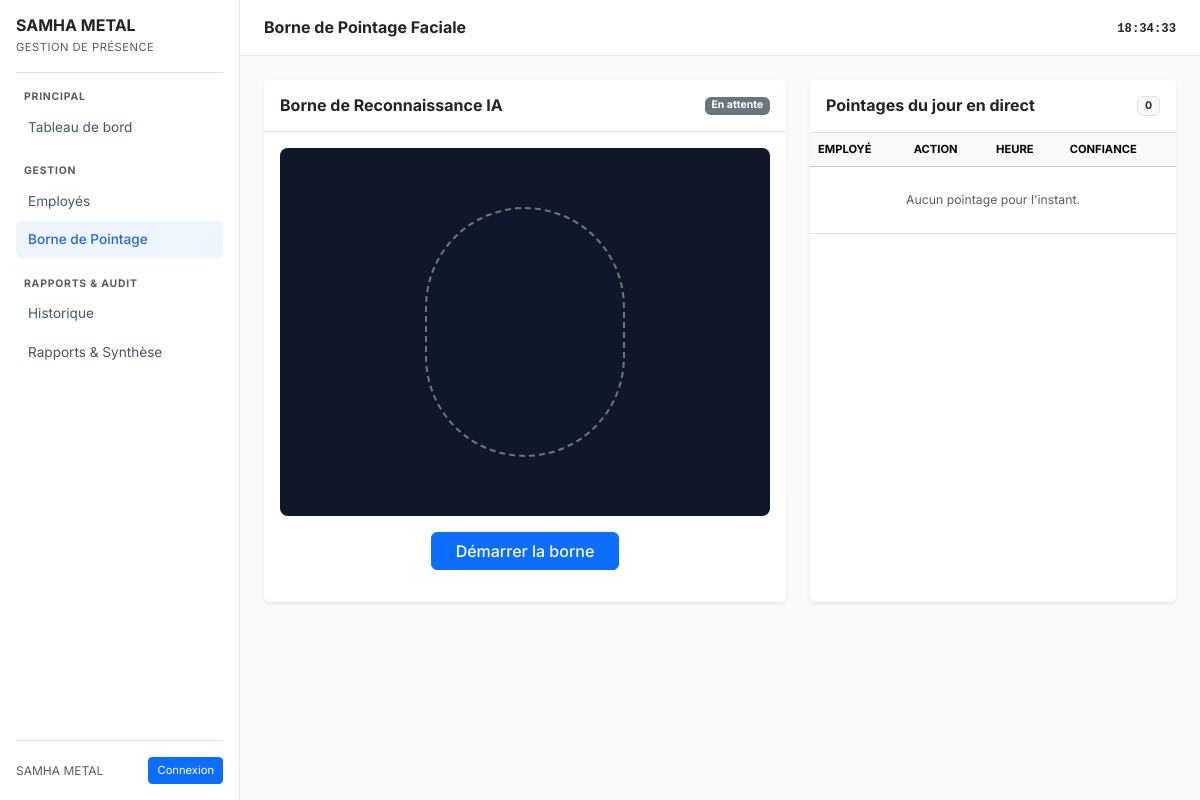
Page /pointage on the earlier database version.
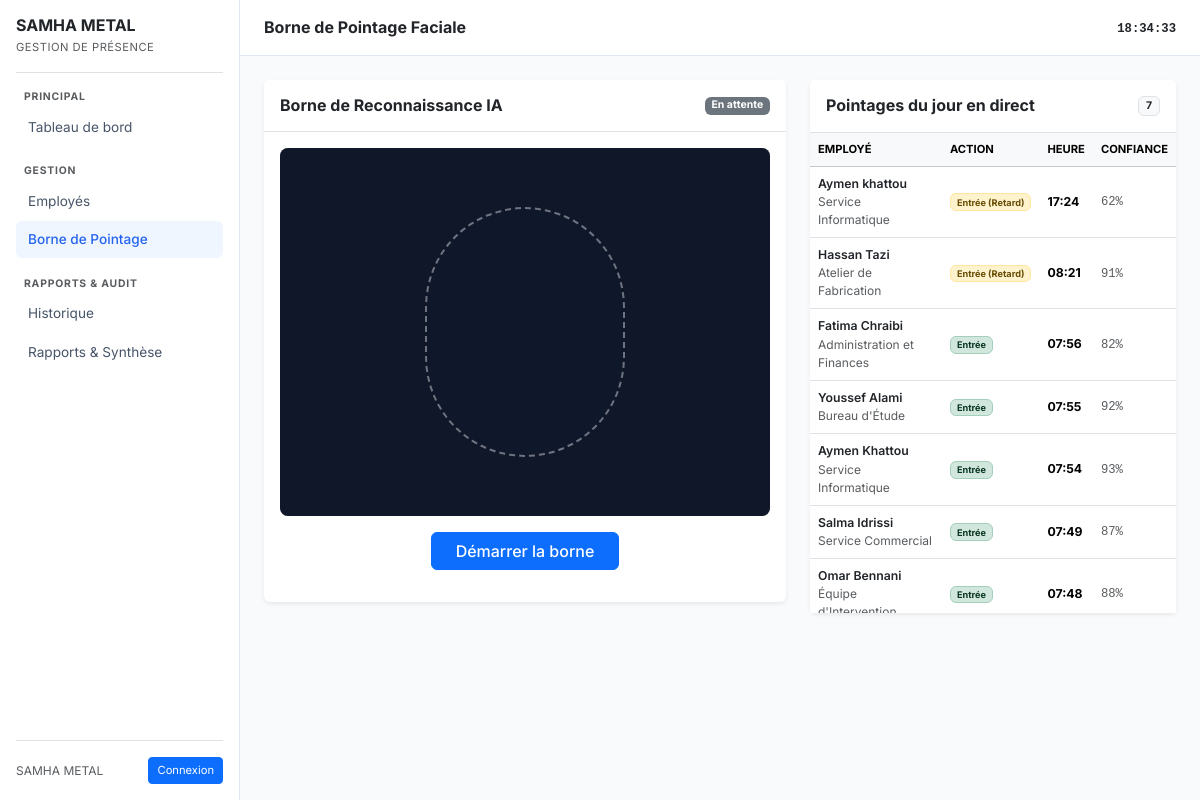
Same page on the later database version.
### models.py (models this page shows, shortened)
class Attendance(db.Model):
    __tablename__ = 'attendances'
    id = db.Column(db.Integer, primary_key=True)
    employee_id = db.Column(db.Integer, db.ForeignKey('employees.id'), nullable=False)
    date = db.Column(db.Date, default=date.today, nullable=False)
    check_in = db.Column(db.DateTime, nullable=False)
    check_out = db.Column(db.DateTime, nullable=True)   # NULL = pas encore sorti
    status = db.Column(db.String(20), default='present') # 'present' ou 'retard'
    confidence = db.Column(db.Float)                     # Score de similarité (0 à 1)
    @property
    def check_in_time(self):
        return self.check_in.strftime('%H:%M') if self.check_in else '--:--'

class Employee(db.Model):
    __tablename__ = 'employees'
    id = db.Column(db.Integer, primary_key=True)
    matricule = db.Column(db.String(20), unique=True, nullable=False)
    nom = db.Column(db.String(80), nullable=False)
    prenom = db.Column(db.String(80), nullable=False)
    departement = db.Column(db.String(100), nullable=False)
    poste = db.Column(db.String(100), nullable=False)
    photo_path = db.Column(db.String(256))              # Chemin vers la photo de profil
    face_embedding = db.Column(db.LargeBinary)           # Vecteur 512D sérialisé (numpy)
    is_active = db.Column(db.Boolean, default=True)
    created_at = db.Column(db.DateTime, default=datetime.utcnow)
    attendances = db.relationship('Attendance', backref='employee', lazy=True)
    @property
    def nom_complet(self):
        return f'{self.prenom} {self.nom}'

### app.py (the view)
@app.route('/pointage')
def pointage_page():
    today = date.today()
    today_attendances = db.session.query(
        Attendance
    ).filter(
        Attendance.date == today
    ).order_by(
        Attendance.check_in.desc()
    ).limit(20).all()
    return render_template('pointage.html', today_attendances=today_attendances)

### templates/pointage.html (shortened to what this page needs)
{% extends "base.html" %}
{% block page_title %}Borne de Pointage Faciale{% endblock %}
{% block topbar_right %}
    <span id="liveClock" class="font-monospace fw-bold text-dark small">--:--:--</span>
{% endblock %}
{% block content %}
<div class="row g-4">
    <div class="col-lg-7">
        <div class="card shadow-sm border-0">
            <div class="card-header bg-white py-3 border-bottom d-flex align-items-center justify-content-between">
                <h3 class="h6 fw-bold mb-0 text-dark">Borne de Reconnaissance IA</h3>
                <span class="badge bg-secondary" id="scanStatusBadge">En attente</span>
            </div>
            <div class="card-body">
                <div class="scanner-box mb-3" id="scannerContainer">
                    <video id="webcamVideo" autoplay playsinline></video>
                </div>
                <div class="d-flex justify-content-center mb-3">
                    <button type="button" class="btn btn-primary px-4 fw-medium" id="btnToggleScan" onclick="toggleScanner()">
                        Démarrer la borne
                    </button>
                </div>
            </div>
        </div>
    </div>
    <div class="col-lg-5">
        <div class="card shadow-sm border-0 h-100">
            <div class="card-header bg-white py-3 border-bottom d-flex align-items-center justify-content-between">
                <h3 class="h6 fw-bold mb-0 text-dark">Pointages du jour en direct</h3>
                <span class="badge bg-light text-dark border" id="todayCount">{{ today_attendances|length }}</span>
            </div>
            <div class="card-body p-0" style="max-height: 480px; overflow-y: auto;">
                <table class="table table-hover align-middle mb-0 small">
                    <thead class="table-light">
                        <tr class="text-uppercase text-muted" style="font-size: 0.7rem;">
                            <th>Employé</th>
                            <th>Action</th>
                            <th>Heure</th>
                            <th>Confiance</th>
                        </tr>
                    </thead>
                    <tbody id="attendanceTableBody">
                        {% if today_attendances %}
                            {% for att in today_attendances %}
                            <tr>
                                <td>
                                    <div class="fw-semibold text-dark">{{ att.employee.nom_complet }}</div>
                                    <div class="text-muted" style="font-size: 0.75rem;">{{ att.employee.departement }}</div>
                                </td>
                                <td>
                                    {% if att.check_out %}
                                        <span class="badge bg-primary-subtle text-primary-emphasis border border-primary-subtle">Sortie</span>
                                    {% elif att.status == 'retard' %}
                                        <span class="badge bg-warning-subtle text-warning-emphasis border border-warning-subtle">Entrée (Retard)</span>
                                    {% else %}
                                        <span class="badge bg-success-subtle text-success-emphasis border border-success-subtle">Entrée</span>
                                    {% endif %}
                                </td>
                                <td><strong>{{ att.check_out_time if att.check_out else att.check_in_time }}</strong></td>
                                <td><span class="font-monospace text-muted">{{ (att.confidence * 100)|round(0)|int }}%</span></td>
                            </tr>
                            {% endfor %}
                        {% else %}
                            <tr id="emptyRow">
                                <td colspan="4" class="text-center py-4 text-muted">
                                    Aucun pointage pour l'instant.
                                </td>
                            </tr>
                        {% endif %}
                    </tbody>
                </table>
            </div>
        </div>
    </div>
</div>
{% endblock %}

### templates/base.html (shortened to what this page needs)
<!DOCTYPE html>
<html lang="fr">
<head>
    <link href="https://cdn.jsdelivr.net/npm/bootstrap@5.3.3/dist/css/bootstrap.min.css" rel="stylesheet">
    <link rel="stylesheet" href="{{ url_for('static', filename='css/style.css') }}">
</head>
<body>
    <aside class="sidebar p-3" id="sidebar">
        <div class="pb-3 mb-3 border-bottom">
            <h1 class="h6 fw-bold mb-0 text-dark">SAMHA METAL</h1>
            <small class="text-muted text-uppercase" style="font-size: 0.7rem; letter-spacing: 0.5px;">Gestion de Présence</small>
        </div>
        <nav class="nav flex-column mb-auto">
            <div class="text-uppercase text-muted fw-bold px-2 mb-1" style="font-size: 0.65rem; letter-spacing: 0.8px;">Principal</div>
            <a href="{{ url_for('dashboard') }}" class="nav-link {% if request.endpoint == 'dashboard' %}active{% endif %}">
                Tableau de bord
            </a>
            <div class="text-uppercase text-muted fw-bold px-2 mt-3 mb-1" style="font-size: 0.65rem; letter-spacing: 0.8px;">Gestion</div>
            <a href="{{ url_for('employees_list') }}" class="nav-link {% if 'employee' in request.endpoint %}active{% endif %}">
                Employés
            </a>
            <a href="{{ url_for('pointage_page') }}" class="nav-link {% if 'pointage' in request.endpoint %}active{% endif %}">
                Borne de Pointage
            </a>
            <div class="text-uppercase text-muted fw-bold px-2 mt-3 mb-1" style="font-size: 0.65rem; letter-spacing: 0.8px;">Rapports & Audit</div>
            <a href="{{ url_for('history_page') }}" class="nav-link {% if request.endpoint == 'history_page' %}active{% endif %}">
                Historique
            </a>
            <a href="{{ url_for('reports_page') }}" class="nav-link {% if request.endpoint == 'reports_page' %}active{% endif %}">
                Rapports & Synthèse
            </a>
        </nav>
        <div class="pt-3 border-top" style="font-size: 0.75rem;">
            {% if current_user.is_authenticated %}
                <div class="d-flex align-items-center justify-content-between">
                    <div>
                        <span class="d-block fw-bold text-dark">{{ current_user.username }}</span>
                        <span class="badge bg-primary-subtle text-primary-emphasis border border-primary-subtle" style="font-size: 0.65rem;">Administrateur</span>
                    </div>
                    <a href="{{ url_for('logout') }}" class="btn btn-outline-danger btn-sm py-1 px-2" style="font-size: 0.7rem;" title="Se déconnecter">
                        Déconnexion
                    </a>
                </div>
            {% else %}
                <div class="d-flex align-items-center justify-content-between">
                    <span class="text-muted">SAMHA METAL</span>
                    <a href="{{ url_for('login') }}" class="btn btn-primary btn-sm py-1 px-2" style="font-size: 0.7rem;">
                        Connexion
                    </a>
                </div>
            {% endif %}
        </div>
    </aside>
    <div class="main-wrapper">
        <header class="topbar px-4 d-flex align-items-center justify-content-between">
            <div class="d-flex align-items-center gap-3">
                <h2 class="h6 fw-bold mb-0 text-dark">{% block page_title %}Tableau de bord{% endblock %}</h2>
            </div>
            <div>
                {% block topbar_right %}{% endblock %}
            </div>
        </header>
        <main class="container-fluid p-4">
            {% block content %}{% endblock %}
        </main>
    </div>
</body>
</html>

### static/css/style.css (style rules this page uses)
body { font-family: 'Inter', system-ui, -apple-system, sans-serif; background-color: #f8fafc; color: #0f172a; font-size: 0.875rem; }
.sidebar { width: 240px; height: 100vh; position: fixed; top: 0; left: 0; background: #ffffff; border-right: 1px solid #e2e8f0; display: flex; flex-direction: column; z-index: 1000; }
.main-wrapper { margin-left: 240px; min-height: 100vh; display: flex; flex-direction: column; }
.topbar { height: 56px; background: #ffffff; border-bottom: 1px solid #e2e8f0; position: sticky; top: 0; z-index: 900; }
.sidebar .nav-link { color: #475569; font-size: 0.85rem; padding: 0.5rem 0.75rem; border-radius: 0.375rem; margin-bottom: 0.125rem; }
.sidebar .nav-link.active { background-color: #eff6ff; color: #2563eb; font-weight: 500; }
.scanner-box { position: relative; width: 100%; aspect-ratio: 4/3; background-color: #0f172a; border-radius: 0.5rem; overflow: hidden; display: flex; align-items: center; justify-content: center; }
.scanner-box video, .scanner-box img { width: 100%; height: 100%; object-fit: cover; }

Differences in the rows shown:
added Attendance: employee.nom_complet "Aymen khattou", employee.departement "Service Informatique", status "Entrée (Retard)", check_out+check_in "17:24", (att.confidence*100)|round(0)|int "62"
added Attendance: employee.nom_complet "Hassan Tazi", employee.departement "Atelier de Fabrication", status "Entrée (Retard)", check_out+check_in "08:21", (att.confidence*100)|round(0)|int "91"
added Attendance: employee.nom_complet "Fatima Chraibi", employee.departement "Administration et Finances", status "Entrée", check_out+check_in "07:56", (att.confidence*100)|round(0)|int "82"
added Attendance: employee.nom_complet "Youssef Alami", employee.departement "Bureau d'Étude", status "Entrée", check_out+check_in "07:55", (att.confidence*100)|round(0)|int "92"
added Attendance: employee.nom_complet "Aymen Khattou", employee.departement "Service Informatique", status "Entrée", check_out+check_in "07:54", (att.confidence*100)|round(0)|int "93"
added Attendance: employee.nom_complet "Salma Idrissi", employee.departement "Service Commercial", status "Entrée", check_out+check_in "07:49", (att.confidence*100)|round(0)|int "87"
added Attendance: employee.nom_complet "Omar Bennani", employee.departement "Équipe…", status "Entrée", check_out+check_in "07:48", (att.confidence*100)|round(0)|int "88"
Other differences:
{{ today_attendances|length }}: "0" → "7"
text no longer shown: "Aucun pointage pour l'instant."
